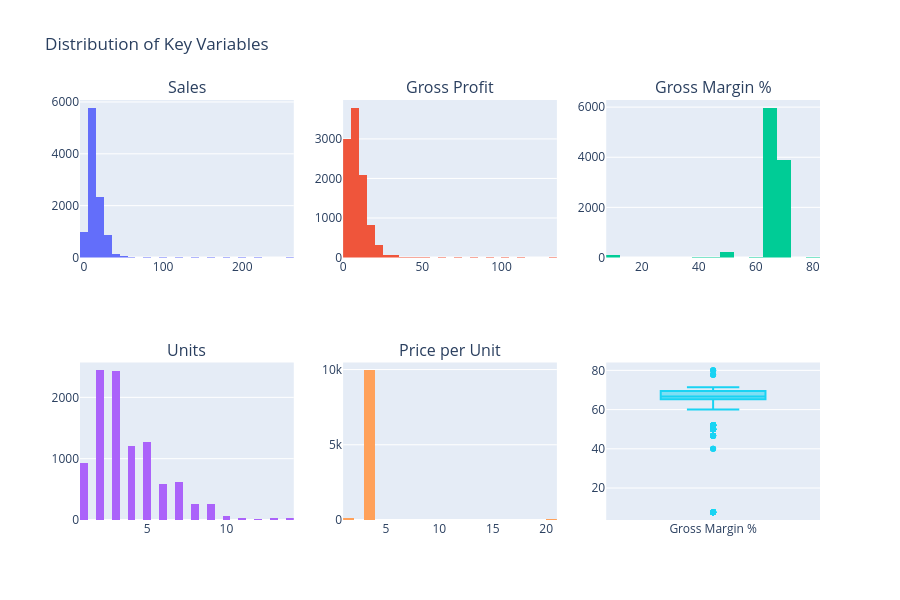

The notebook cell saved with this chart:
### Code cell
# Univariate Distribution Analysis
print("\n" + "=" * 80)
print("UNIVARIATE DISTRIBUTION ANALYSIS")
print("=" * 80)

# Key numeric variables
key_vars = ['Sales', 'Gross Profit', 'Gross Margin %', 'Units', 'Price per Unit']

print("\nDescriptive Statistics:")
print(df_clean[key_vars].describe().T)

# Distribution characteristics
print("\nDistribution Characteristics (Skewness & Kurtosis):")
for var in key_vars:
    skew = df_clean[var].skew()
    kurt = df_clean[var].kurtosis()
    print(f"\n{var}:")
    print(f"  Skewness: {skew:.3f} (Distribution {'right-skewed' if skew > 0 else 'left-skewed'})")
    print(f"  Kurtosis: {kurt:.3f}")

# Visualize distributions
fig = make_subplots(rows=2, cols=3, subplot_titles=key_vars + [''], specs=[[{'type':'histogram'}, {'type':'histogram'}, {'type':'histogram'}], [{'type':'histogram'}, {'type':'histogram'}, {'type':'box'}]])

for i, var in enumerate(key_vars):
    row = i // 3 + 1
    col = i % 3 + 1
    fig.add_trace(go.Histogram(x=df_clean[var], name=var, nbinsx=30), row=row, col=col)

# Add a box plot for Gross Margin %
fig.add_trace(go.Box(y=df_clean['Gross Margin %'], name='Gross Margin %'), row=2, col=3)

fig.update_layout(height=600, showlegend=False, title_text="Distribution of Key Variables")
fig.show()

print("\nDistribution Insights Generated")

### Figure 1 — Plotly figure (JSON) as saved in the notebook; plotly's stock layout.template omitted (floating-point values rounded to 4 significant figures; data arrays with more than 128 entries replaced by an {"elided": "..."} marker saying what was removed)
{"data": [{"name": "Sales", "nbinsx": 30, "type": "histogram", "x": {"elided": "10194 float values"}, "xaxis": "x", "yaxis": "y"}, {"name": "Gross Profit", "nbinsx": 30, "type": "histogram", "x": {"elided": "10194 float values"}, "xaxis": "x2", "yaxis": "y2"}, {"name": "Gross Margin %", "nbinsx": 30, "type": "histogram", "x": {"elided": "10194 float values"}, "xaxis": "x3", "yaxis": "y3"}, {"name": "Units", "nbinsx": 30, "type": "histogram", "x": {"elided": "10194 int values"}, "xaxis": "x4", "yaxis": "y4"}, {"name": "Price per Unit", "nbinsx": 30, "type": "histogram", "x": {"elided": "10194 float values"}, "xaxis": "x5", "yaxis": "y5"}, {"name": "Gross Margin %", "type": "box", "xaxis": "x6", "y": {"elided": "10194 float values"}, "yaxis": "y6"}], "layout": {"annotations": [{"font": {"size": 16}, "showarrow": false, "text": "Sales", "x": 0.1444, "xanchor": "center", "xref": "paper", "y": 1, "yanchor": "bottom", "yref": "paper"}, {"font": {"size": 16}, "showarrow": false, "text": "Gross Profit", "x": 0.5, "xanchor": "center", "xref": "paper", "y": 1, "yanchor": "bottom", "yref": "paper"}, {"font": {"size": 16}, "showarrow": false, "text": "Gross Margin %", "x": 0.8556, "xanchor": "center", "xref": "paper", "y": 1, "yanchor": "bottom", "yref": "paper"}, {"font": {"size": 16}, "showarrow": false, "text": "Units", "x": 0.1444, "xanchor": "center", "xref": "paper", "y": 0.375, "yanchor": "bottom", "yref": "paper"}, {"font": {"size": 16}, "showarrow": false, "text": "Price per Unit", "x": 0.5, "xanchor": "center", "xref": "paper", "y": 0.375, "yanchor": "bottom", "yref": "paper"}], "height": 600, "showlegend": false, "title": {"text": "Distribution of Key Variables"}, "xaxis": {"anchor": "y", "domain": [0, 0.2889]}, "xaxis2": {"anchor": "y2", "domain": [0.3556, 0.6444]}, "xaxis3": {"anchor": "y3", "domain": [0.7111, 1]}, "xaxis4": {"anchor": "y4", "domain": [0, 0.2889]}, "xaxis5": {"anchor": "y5", "domain": [0.3556, 0.6444]}, "xaxis6": {"anchor": "y6", "domain": [0.7111, 1]}, "yaxis": {"anchor": "x", "domain": [0.625, 1]}, "yaxis2": {"anchor": "x2", "domain": [0.625, 1]}, "yaxis3": {"anchor": "x3", "domain": [0.625, 1]}, "yaxis4": {"anchor": "x4", "domain": [0, 0.375]}, "yaxis5": {"anchor": "x5", "domain": [0, 0.375]}, "yaxis6": {"anchor": "x6", "domain": [0, 0.375]}}}
